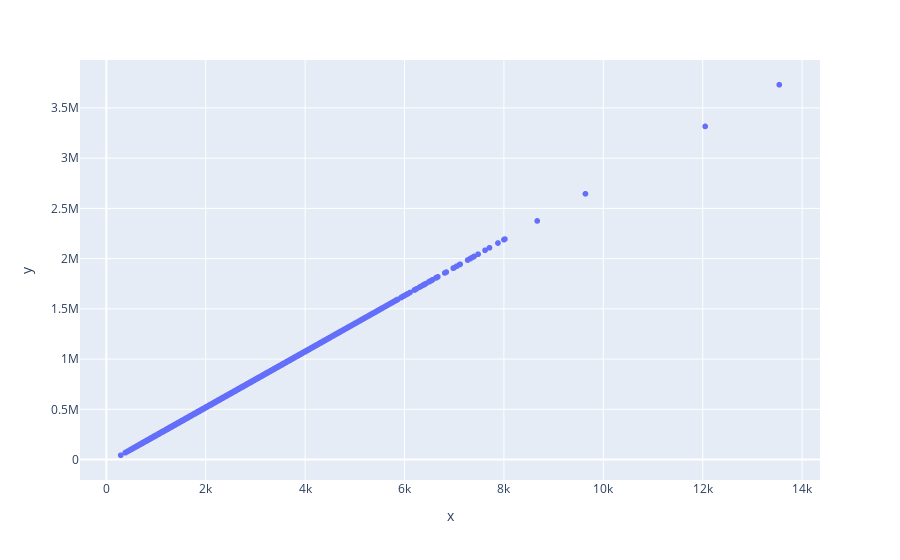

The cell this chart's notebook holds for it:
### Code cell
grafico = px.scatter(x = x_casas_treinamento.ravel(), y=previsoes)
grafico.show()

### Figure 1 — Plotly figure (JSON) as saved in the notebook; plotly's stock layout.template omitted (floating-point values rounded to 4 significant figures; data arrays with more than 128 entries replaced by an {"elided": "..."} marker saying what was removed)
{"data": [{"hovertemplate": "x=%{x}<br>y=%{y}<extra></extra>", "legendgroup": "", "marker": {"color": "#636efa", "symbol": "circle"}, "mode": "markers", "name": "", "showlegend": false, "type": "scattergl", "x": {"elided": "15129 int values"}, "xaxis": "x", "y": {"elided": "15129 float values"}, "yaxis": "y"}], "layout": {"legend": {"tracegroupgap": 0}, "margin": {"t": 60}, "xaxis": {"anchor": "y", "domain": [0, 1], "title": {"text": "x"}}, "yaxis": {"anchor": "x", "domain": [0, 1], "title": {"text": "y"}}}}
